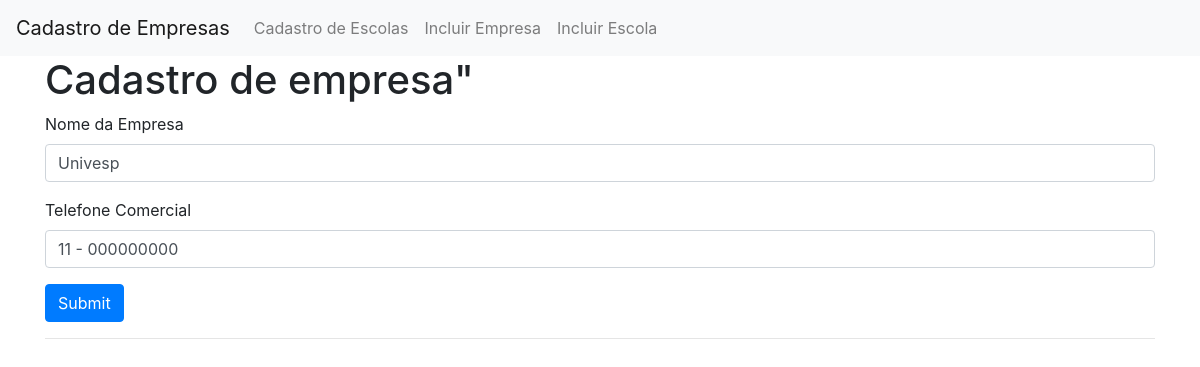
/1/edit, run on an earlier commit of the app's database.
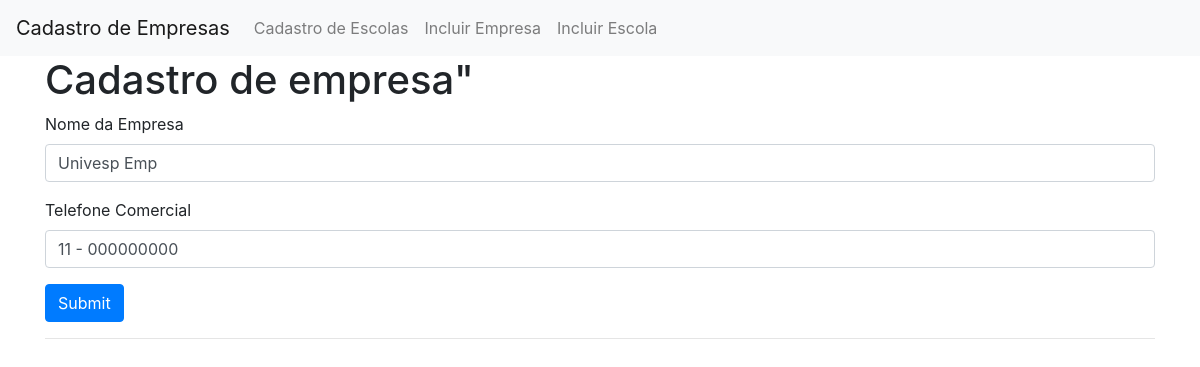
And on a later commit of the database.
### tables this page shows
CREATE TABLE empresa (
    id INTEGER PRIMARY KEY AUTOINCREMENT,
    created TIMESTAMP NOT NULL DEFAULT CURRENT_TIMESTAMP,
    nome TEXT NOT NULL,
    telecom TEXT NOT NULL

);

### app.py (the view, shortened to what this page needs)
@app.route('/<int:id>/edit', methods=('GET', 'POST'))
def edit(id):
    post = get_post(id)
    return render_template('edit.html', post=post)

### app.py (called while the page is built)
def get_db_connection():
    conn = sqlite3.connect('database.db')
    conn.row_factory = sqlite3.Row
    return conn

def get_post(post_id):
    conn = get_db_connection()
    post = conn.execute('SELECT * FROM empresa WHERE id = ?',
                        (post_id,)).fetchone()
    conn.close()
    if post is None:
        abort(404)
    return post

### templates/edit.html (shortened to what this page needs)
{% extends 'base.html' %}
{% block content %}
<h1>{% block title %}Cadastro de empresa{{ post['title'] }}" {% endblock %}</h1>
<form method="post">
    <div class="form-group">
        <label for="nome">Nome da Empresa</label>
        <input type="text" name="nome" placeholder="Post title"
               class="form-control"
               value="{{ request.form['nome'] or post['nome'] }}">
    </div>
    <div class="form-group">
        <label for="telecom">Telefone Comercial</label>
        <input type="text" name="telecom" placeholder="Telefone Comercial"
               class="form-control"
               value="{{ request.form['telecom'] or post['telecom'] }}">
    </div>
    <div class="form-group">
        <button type="submit" class="btn btn-primary">Submit</button>
    </div>
</form>
<hr>
{% endblock %}

What changed in the data, as far as the page shows it:
changed empresa: nome "Univesp" → "Univesp Emp"
